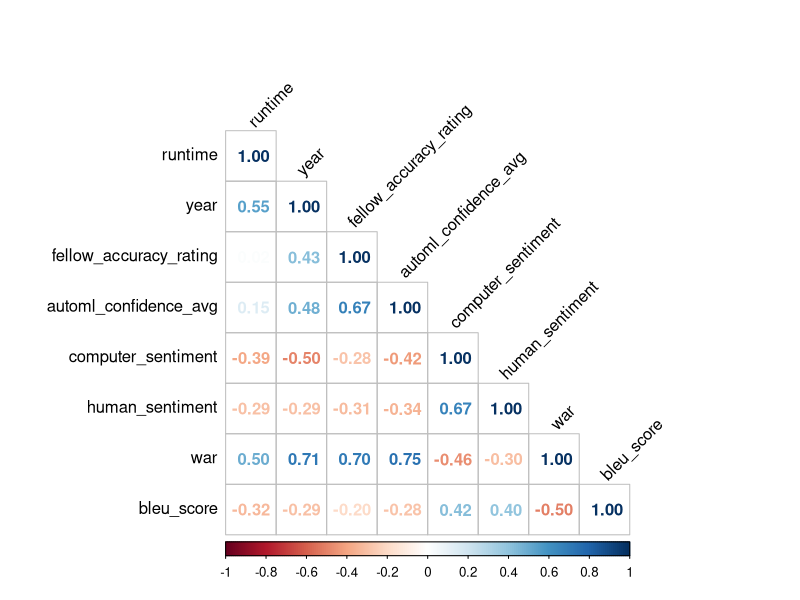
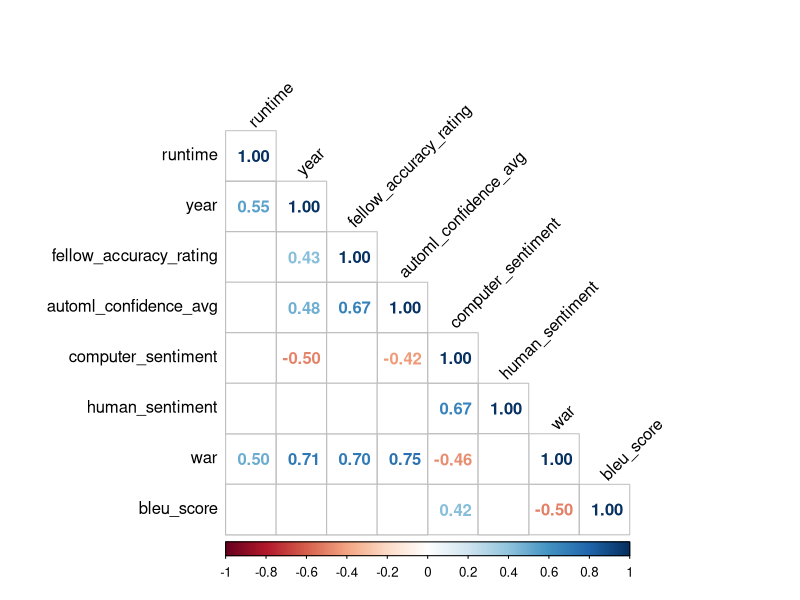

Here is the R script that generated these plots, in order: (Note: this script raises an error after producing the figures.)
library(dplyr)
library(magrittr)
library(ggplot2)
library(Hmisc)
library(corrplot)
library(tidyr)

data <- read.csv('final_dataset.csv')

# clean data
data %<>%
  mutate(fellow_accuracy_rating = case_when(fellow_accuracy_rating == 'Poor' ~ 0,
                                            fellow_accuracy_rating == 'Fair' ~ 1,
                                            fellow_accuracy_rating == 'Good' ~ 2, 
                                            fellow_accuracy_rating == 'Excellent' ~ 3))

# compute & visualize correlations and significance
correlations <- rcorr(as.matrix(select(data, runtime, year, fellow_accuracy_rating, automl_confidence_avg, computer_sentiment, human_sentiment, war, bleu_score)))

# all correlations
jpeg("viz/correlations.jpg", width = 600, height = 600)
corrplot(correlations$r,
         method = "number",
         type = "lower",
         tl.col = 'black',
         tl.srt = 45)
dev.off()

# only significant correlations
jpeg("viz/correlation_significance.jpg", width = 600, height = 600)
corrplot(correlations$r,
         method = "number",
         type = "lower",
         tl.col = 'black',
         tl.srt = 45,
         p.mat = correlations$P,
         insig = 'blank')
dev.off

# different types of accuracy by video category
data %>%
  select(category, fellow_accuracy_rating, automl_confidence_avg, war, bleu_score) %>%
  pivot_longer(cols = c("fellow_accuracy_rating", "automl_confidence_avg", "war", "bleu_score"), 
               names_to = "accuracy_type",
               values_to = "accuracy_score") %>%
  group_by(category, accuracy_type) %>%
  summarise(avg_accuracy = mean(accuracy_score, na.rm = TRUE)) %>%
  ggplot() +
  geom_col(aes(category, avg_accuracy, fill = category)) +
  scale_fill_manual(values = c("#182825", "#c1d9cdff")) +
  facet_wrap(~accuracy_type, scales = "free") +
  theme_minimal()

ggsave(filename = "viz/accuracy_by_category.jpg", width = 6, height = 4)
